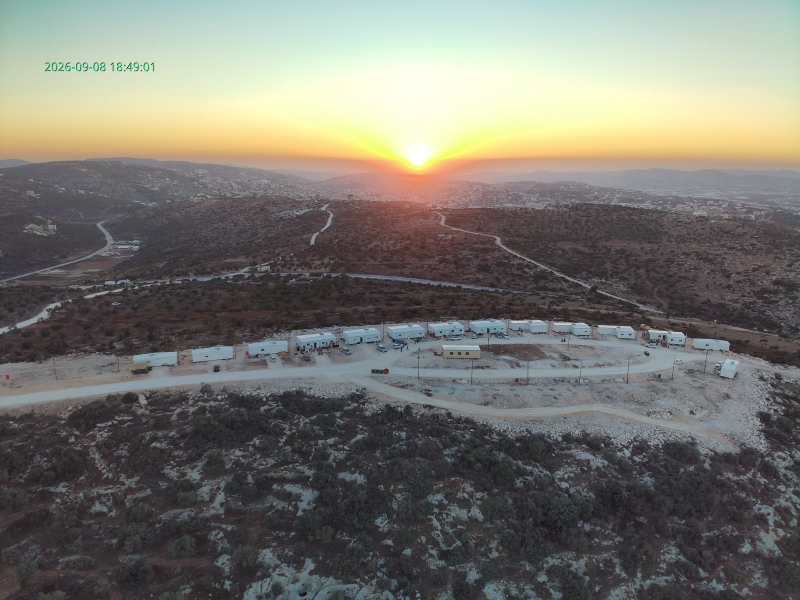
#> input picture content-kit/yesha/2026-11-carousel-noa/photos/01.jpg, 1600 x 1200 px (shown at 1/2 size)
$ python make.py
#> lines starting #> are read from the running program, lines starting #| are printed output that depends on the picture
"""Yesha carousel 'נעה' (dating-profile concept), story-text style: full-bleed photo, centered white text with black outline + colour emoji. 1080x1350."""
import os
from PIL import Image, ImageDraw, ImageFont, ImageFilter, ImageOps
HERE = os.path.dirname(os.path.abspath(__file__)); P = HERE + '/photos/'
RUB = '/tmp/claude-0/-home-user-The-tur/1a5819ee-0cc0-5045-b086-4a8a80216453/scratchpad/fonts/Rubik-700.ttf'
EMO = '/usr/share/fonts/truetype/noto/NotoColorEmoji.ttf'
W, H = 1080, 1350
SLIDES = [  # photo, crop box (None=centre), lines [(text, emoji)], y-centre
    ('01.jpg', (320, 0, 1280, 1200), [('היי, אני נעה.', ''), ('נעים להכיר', '🤩')], .42),
    ('02.jpg', None, [('גיל: צעירה מאוד.', ''), ('מבט: ממש רחוק', '☁️')], .38),
    ('04.jpg', None, [('מחפשת:', ''), ('משפחות רציניות בלבד', '🇮🇱')], .40),
    ('07.jpg', None, [('אל תדאגו,', ''), ('אני לא קשה להשגה', '💁')], .36),
    ('08.jpg', 'aerial', [('מהזווית הזאת', ''), ('אני הכי פוטוגנית', '📸')], .20),
    ('05.jpg', None, [('יש לי כלב.', ''), ('בעצם… כמה', '🐶')], .30),
    ('09.jpg', None, [('הם מקבלים פה', ''), ('יחס של מלכים', '👑')], .58),
    ('06.jpg', None, [('תחביבים: שקיעות.', ''), ('הרבה שקיעות', '🌅')], .55),
    ('11.jpg', None, [('אז… יוצאים?', '😉🏡')], .50)]
def cover(im, box=None):
    if box: im = im.crop(box)
    return ImageOps.fit(im, (W, H), Image.LANCZOS, centering=(.5, .5))
def aerial(im):
    im = im.crop((0, 525, im.width, 1075)); bg = ImageOps.fit(im, (W, H), Image.LANCZOS).filter(ImageFilter.GaussianBlur(30))
    fg = im.resize((W, int(W * im.height / im.width)), Image.LANCZOS); bg.paste(fg, (0, (H - fg.height) // 2)); return bg
_ec = {}
def emoji(e, size):
    k = (e, size)
    if k not in _ec:
        f = ImageFont.truetype(EMO, 109, layout_engine=ImageFont.Layout.RAQM); parts = []
        for ch in [e] if e in ('🇮🇱',) else list(e.replace('️', '')):
            t = Image.new('RGBA', (300, 160), (0, 0, 0, 0)); ImageDraw.Draw(t).text((10, 10), ch if ch != '☁' else '☁️', font=f, embedded_color=True)
            t = t.crop(t.getchannel('A').getbbox()); s = size / t.height; parts.append(t.resize((int(t.width * s), size), Image.LANCZOS))
        wsum = sum(p.width for p in parts) + 8 * (len(parts) - 1); out = Image.new('RGBA', (wsum, size), (0, 0, 0, 0)); x = 0
        for p in parts: out.alpha_composite(p, (x, 0)); x += p.width + 8
        _ec[k] = out
    return _ec[k]
def draw(im, lines, yc):
    d = ImageDraw.Draw(im); f = ImageFont.truetype(RUB, 70, layout_engine=ImageFont.Layout.RAQM); lh = 92
    y0 = int(H * yc - len(lines) * lh / 2)
    for i, (t, e) in enumerate(lines):
        tw = d.textlength(t, font=f, direction='rtl'); em = emoji(e, 74) if e else None
        total = tw + (em.width + 16 if em else 0); xr = W / 2 + total / 2; y = y0 + i * lh
        while total > W - 80 and f.size > 48:
            f = ImageFont.truetype(RUB, f.size - 4, layout_engine=ImageFont.Layout.RAQM); tw = d.textlength(t, font=f, direction='rtl'); total = tw + (em.width + 16 if em else 0); xr = W / 2 + total / 2
        d.text((xr, y), t, font=f, fill='white', anchor='ra', direction='rtl', stroke_width=4, stroke_fill='black')
        if em: im.alpha_composite(em, (int(xr - tw - 16 - em.width), int(y + 4)))
os.makedirs(HERE + '/slides', exist_ok=True)
for n, (ph, box, lines, yc) in enumerate(SLIDES, 1):
    src = Image.open(P + ph).convert('RGB')
#> src is the input picture: PIL image 1600x1200 RGB; mean R, G, B 119.9, 119.1, 111.5
    im = (aerial(src) if box == 'aerial' else cover(src, box)).convert('RGBA'); draw(im, lines, yc)
#> in cover, `if box: im = im.crop(box)`:
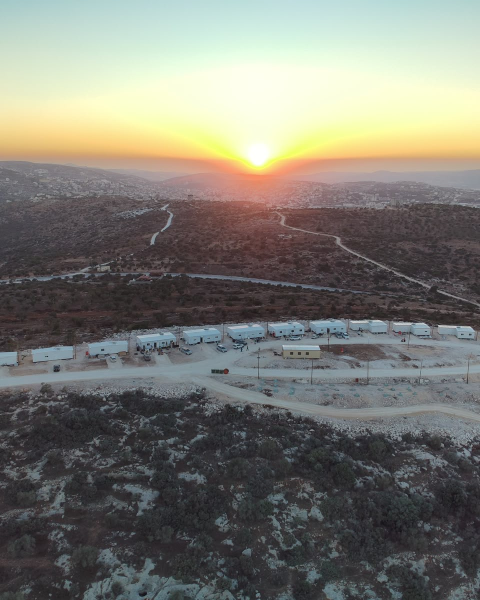
#> im: PIL image 960x1200 RGB (shown at 1/2 size); mean R, G, B 122.5, 122, 114
#> the loop in draw, `for i, (t, e) in enumerate(lines):` made 2 passes
#> pass 2, in draw, `em = emoji(e, 74) if e else None`:
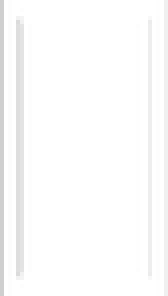
#> em: PIL image 42x74 RGBA (shown 4 times larger); mean R, G, B, A 97.1, 97.1, 97.1, 80.9; transparent parts drawn white
    im.convert('RGB').save(HERE + f'/slides/{n:02d}.jpg', quality=93)
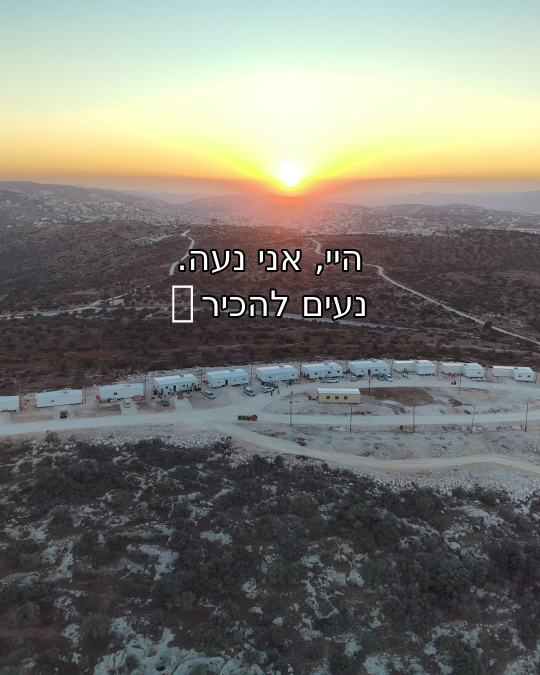
#> saved as 01.jpg: PIL image 1080x1350 RGB (shown at 1/2 size); mean R, G, B 122.7, 122.5, 114.4
#> pass 2 of the loop `for n, (ph, box, lines, yc) in enumerate(SLIDES, 1):`:
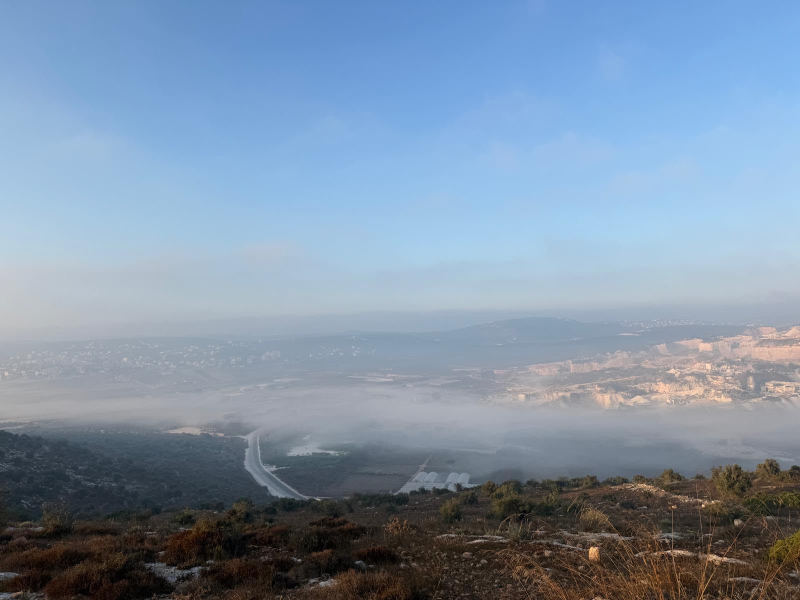
#> input picture content-kit/yesha/2026-11-carousel-noa/photos/02.jpg, 1600 x 1200 px (shown at 1/2 size)
#> src is the input picture: PIL image 1600x1200 RGB; mean R, G, B 126.7, 145.8, 167.1
#> the loop in draw (call 2), `for i, (t, e) in enumerate(lines):` made 2 passes
#> pass 2, in draw (call 2), `em = emoji(e, 74) if e else None`:
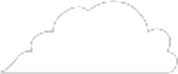
#> em: PIL image 178x74 RGBA; mean R, G, B, A 166.8, 166.8, 166.8, 161; transparent parts drawn white
#> after the loop in draw (call 2), `for i, (t, e) in enumerate(lines):`:
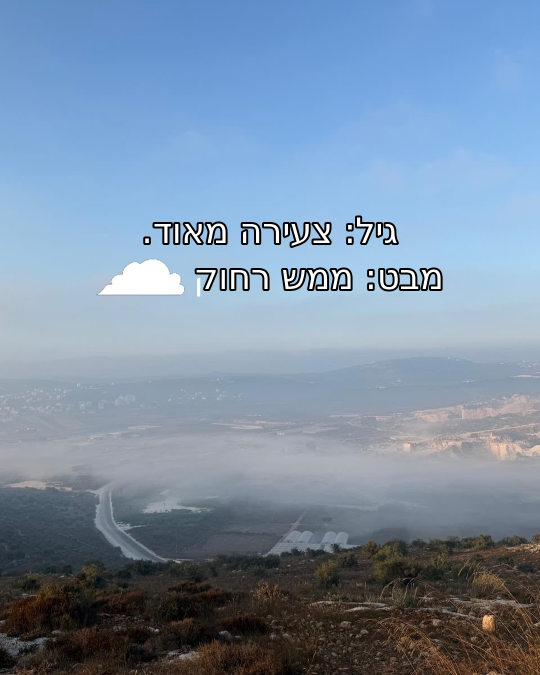
#> im: PIL image 1080x1350 RGBA (shown at 1/2 size); mean R, G, B, A 122.6, 142.9, 165.7, 255
#> pass 3 of the loop `for n, (ph, box, lines, yc) in enumerate(SLIDES, 1):`:
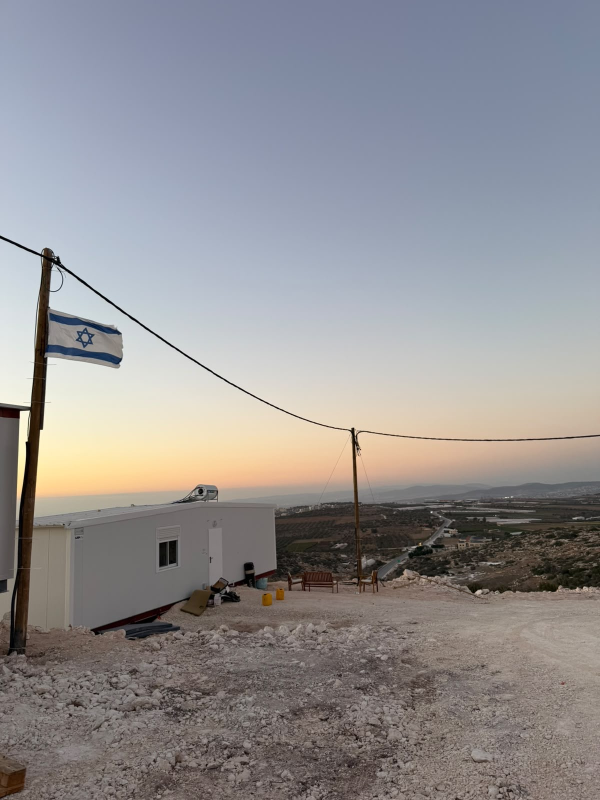
#> input picture content-kit/yesha/2026-11-carousel-noa/photos/04.jpg, 1200 x 1600 px (shown at 1/2 size)
#> src is the input picture: PIL image 1200x1600 RGB; mean R, G, B 145.9, 143.8, 145.7
#> the loop in draw (call 3), `for i, (t, e) in enumerate(lines):` made 2 passes
#> pass 2, in draw (call 3), `em = emoji(e, 74) if e else None`:
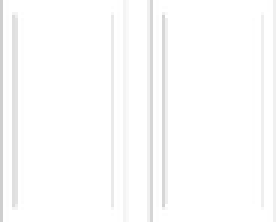
#> em: PIL image 92x74 RGBA (shown 3 times larger); mean R, G, B, A 96.9, 96.9, 96.9, 74.2; transparent parts drawn white
#> after the loop in draw (call 3), `for i, (t, e) in enumerate(lines):`:
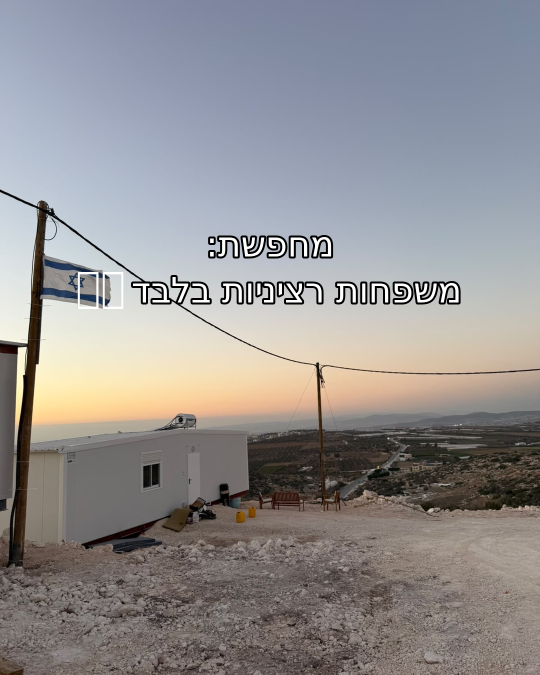
#> im: PIL image 1080x1350 RGBA (shown at 1/2 size); mean R, G, B, A 146, 143.7, 145.1, 255
#> (the run stopped early here; a loop or call above may not have finished)
